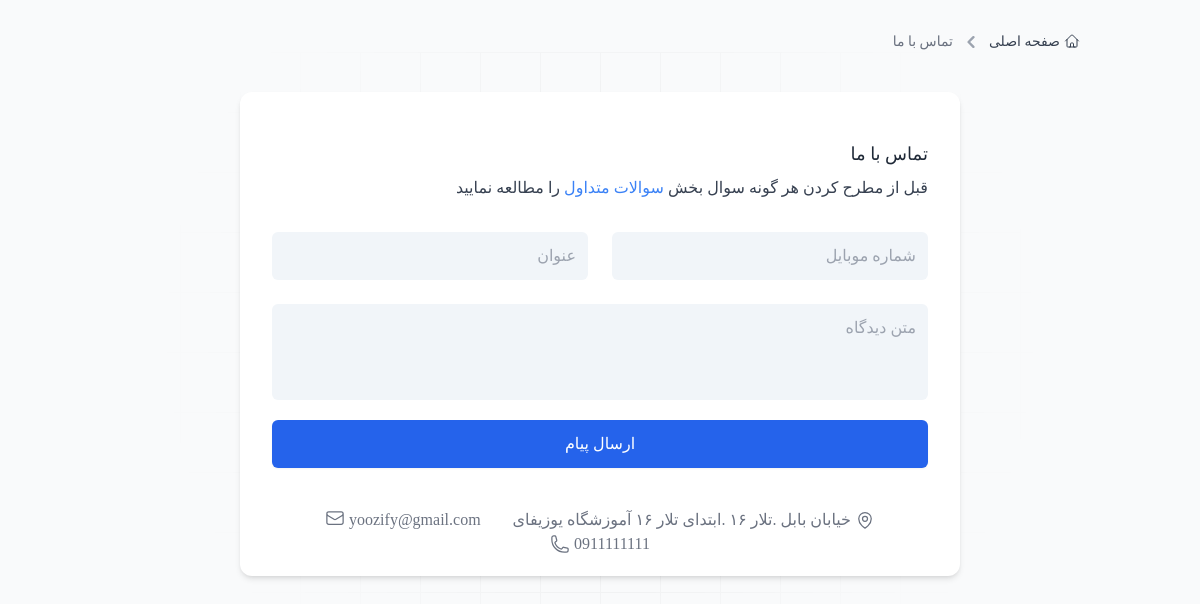
Page /contact/ on the committed database.
### site_module/models.py (models this page shows, shortened)
class SiteSetting(models.Model):
    site_name = models.CharField(max_length=200, verbose_name='نام سایت')
    site_url = models.CharField(max_length=200, verbose_name='دامنه سایت')
    address = models.CharField(max_length=200, verbose_name='آدرس')
    phone = models.CharField(max_length=200, null=True, blank=True, verbose_name='تلفن')
    email = models.CharField(max_length=200, null=True, blank=True, verbose_name='ایمیل')
    top_category=models.BooleanField(default=False,verbose_name='دسـته بندی هـای محبوب ')
    offer =models.BooleanField( default=False,verbose_name=' پیشنهاد شگفت انگیز')
    newest=models.BooleanField(default=False, verbose_name='جدید ترین محصولات ')
    best_seller=models.BooleanField(default=False, verbose_name='محصولات پرفروش ')
    is_main_setting = models.BooleanField(default=False,verbose_name='تنظیمات اصلی')
    class Meta:
        verbose_name = 'تنظیمات سایت'
        verbose_name_plural = 'تنظیمات'

### contact_module/views.py (the view)
def contact_view(request):
    if request.method == "POST":
        contact_form = ContactForm(request.POST)
        if contact_form.is_valid():
            contacts=contact_model(
                subject=contact_form.cleaned_data.get('subject'),
                phone_number=contact_form.cleaned_data.get('phone'),
                message=contact_form.cleaned_data.get('message')
            )
            contacts.save()
            return redirect(reverse('home'))
    else:
        contact_form = ContactForm()
    return render(request,'contact_module/contact_page.html',
                  {'contact_form': contact_form})

### contact_module/form.py
class ContactForm(forms.Form):
    phone = forms.CharField(max_length=15, required=True)
    subject = forms.CharField(max_length=255, required=True)
    message = forms.CharField(widget=forms.Textarea, required=True)

### order_module/context_processors.py (called while the page is built, shortened)
def cart_products(request ):
    order = None
    cart_items = None
    order_details =None
    return {"cart_items": cart_items,
            "order" : order,
            "order_details": order_details,}

### site_module/context_processors.py (called while the page is built)
def site_settings(request):
    setting = SiteSetting.objects.filter(is_main_setting=True).first()
    return {'site_setting': setting}

### contact_module/templates/contact_module/contact_page.html (shortened to what this page needs)
{% extends "base_else.html" %}
{% load static %}
{% block content %}
    <main class="container relative">
        <nav class="flex mt-8" aria-label="Breadcrumb">
            <ol class="inline-flex items-center space-x-1 md:space-x-2 rtl:space-x-reverse">
                <li class="inline-flex items-center">
                    <a href="{% url "home" %}"
                        class="inline-flex items-center text-sm gap-x-1  text-gray-700 hover:text-blue-600 dark:text-gray-400 dark:hover:text-white">
                        <svg class="w-4 h-4 mb-0.5">
                            <use href="#home" />
                        </svg>
                        صفحه اصلی
                    </a>
                </li>
                <li aria-current="page">
                    <div class="flex items-center">
                        <svg class="rtl:rotate-180 w-3 h-3 text-gray-400 mx-1" aria-hidden="true"
                            xmlns="http://www.w3.org/2000/svg" fill="none" viewBox="0 0 6 10">
                            <path stroke="currentColor" stroke-linecap="round" stroke-linejoin="round" stroke-width="2"
                                d="m1 9 4-4-4-4" />
                        </svg>
                        <span class="ms-1 text-sm  text-gray-500 md:ms-2 dark:text-gray-400">تماس با ما</span>
                    </div>
                </li>
            </ol>
        </nav>
        <section class="relative flex items-center justify-center w-full">
        <div class="pointer-events-none absolute inset-0 flex w-full items-start justify-center overflow-hidden
        [mask-image:radial-gradient(circle_at_center,rgba(255,255,255,1)_0%,rgba(255,255,255,0)_85%)]">
        </div>
        <div class="relative w-[45rem]  mx-5 my-10 flex flex-col justify-center pt-12 pb-5 px-4 md:px-8 bg-white dark:bg-gray-800 shadow-md rounded-xl">
            <div class="sm:mx-auto sm:w-full">
                <p class=" text-gray-800 dark:text-gray-100 font-DanaDemiBold text-lg">تماس با ما</p>
                <p class="text-gray-700 dark:text-gray-200 font-Dana mt-2 mb-8">
                قبل از مطرح کردن هر گونه سوال بخش <a class="text-blue-500" href="{% url "questions" %}">سوالات متداول</a>
                را مطالعه نمایید
                </p>
                <form class="space-y-5" action="{% url 'contact' %}" method="POST">
                <div class="grid grid-cols-12 gap-6">
                    <input type="text" name="phone" required placeholder="شماره موبایل"
                        class="block w-full p-3 outline dark:outline-none outline-1 -outline-offset-1 placeholder:text-gray-400 transition-all col-span-6
                        text-gray-800 dark:text-gray-100 dark:bg-gray-900 bg-slate-100 border border-transparent hover:border-slate-200 appearance-none rounded-md outline-none focus:bg-white focus:border-indigo-400 focus:ring-2 focus:ring-indigo-100 dark:focus:ring-blue-400">
                    <input type="text" name="subject" required placeholder="عنوان"
                        class="block w-full p-3 outline dark:outline-none outline-1 -outline-offset-1 placeholder:text-gray-400 transition-all col-span-6
                        text-gray-800 dark:text-gray-100 dark:bg-gray-900 bg-slate-100 border border-transparent hover:border-slate-200 appearance-none rounded-md outline-none focus:bg-white focus:border-indigo-400 focus:ring-2 focus:ring-indigo-100 dark:focus:ring-blue-400">
                    <textarea name="message" placeholder="متن دیدگاه" class="w-full h-24 p-3 outline dark:outline-none outline-1 -outline-offset-1 placeholder:text-gray-400 transition-all col-span-12
                        text-gray-800 dark:text-gray-100 dark:bg-gray-900 bg-slate-100 border border-transparent hover:border-slate-200 appearance-none rounded-md outline-none focus:bg-white focus:border-indigo-400 focus:ring-2 focus:ring-indigo-100 dark:focus:ring-blue-400"></textarea>
                </div>
                <div>
                    <button type="submit" class="submit-btn">ارسال پیام</button>
                </div>
                </form>
                <div class="mt-10 flex items-center justify-center gap-x-8 flex-wrap text-gray-500 dark:text-gray-400 child:flex child:items-center child:justify-center child:gap-x-1">
                    <div>
                        <svg class="size-5">
                            <use href="#map"></use>
                        </svg>
                        <p>{{site_setting.address}}</p>
                    </div>
                    <div>
                        <p>{{site_setting.email}}</p>
                        <svg class="size-5 mb-1">
                            <use href="#envelope"></use>
                        </svg>
                    </div>
                    <div>
                        <p>{{site_setting.phone}}</p>
                        <svg class="size-5">
                            <use href="#phone"></use>
                        </svg>
                    </div>
                </div>
            </div>
            </div>
        </section>
    </main>
{% endblock content %}

### rows in the picture
SiteSetting: address "خیابان بابل .تلار ۱۶ .ابتدای تلار ۱۶ آموزشگاه یوزیفای", email "yoozify@gmail.com", phone "0911111111"
